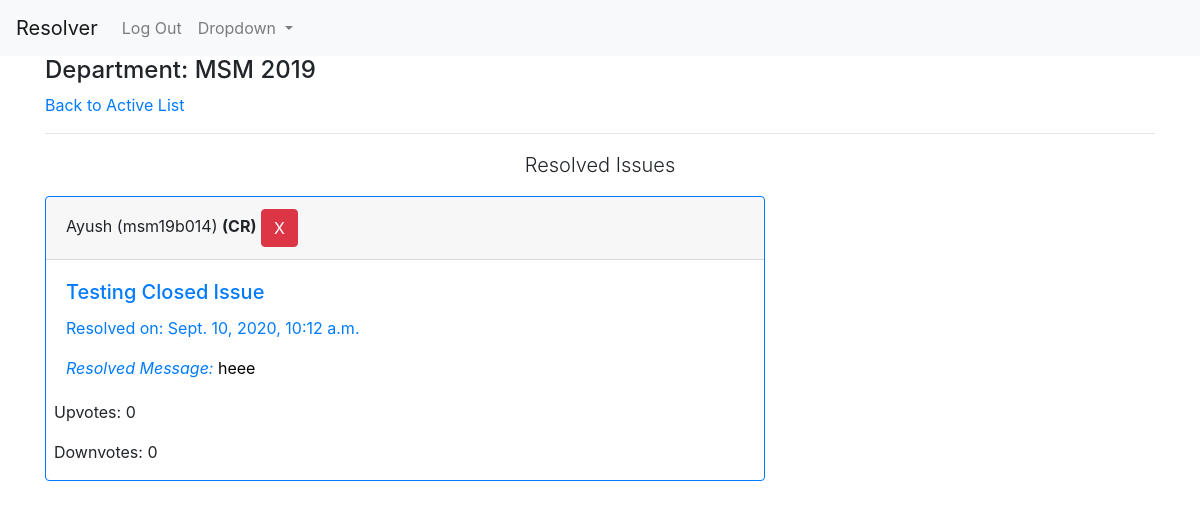
/resolved/ (signed in), run on an earlier commit of the app's database.
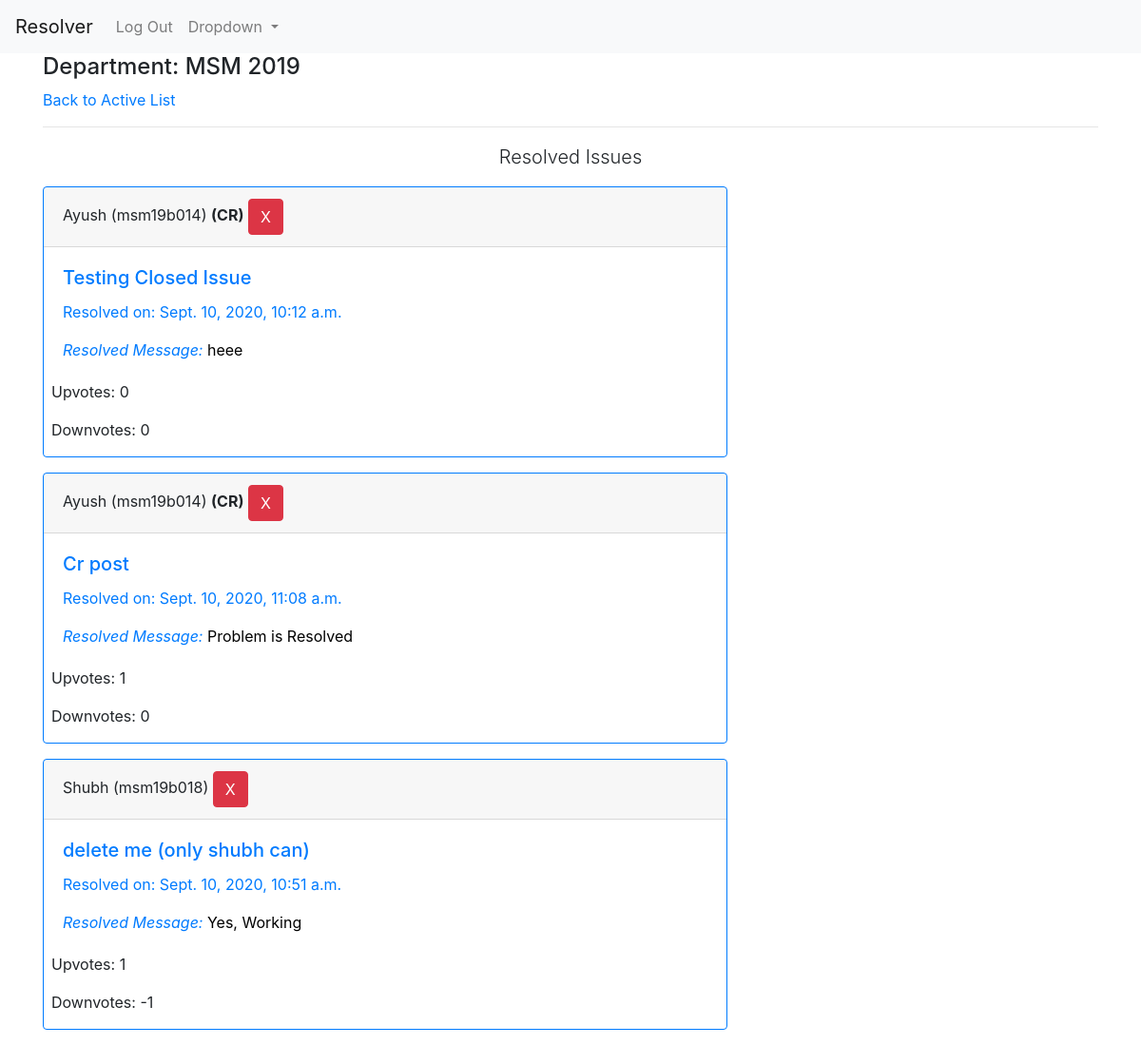
And on a later commit of the database.
### reporter/models.py (models this page shows, shortened)
class Report(models.Model):
    user = models.ForeignKey(UserInfo,on_delete=models.CASCADE,blank=True)
    content = models.TextField('Issue')
    department = models.CharField(max_length=3,blank=True)
    year = models.CharField(max_length=4,blank=True)
    timestamp = models.DateTimeField(auto_now_add=True)
    updated = models.DateTimeField(auto_now=True)
    active = models.BooleanField(default=True)
    resolved = models.BooleanField(default=False)
    cr_line = models.CharField(max_length=256,null=True,blank=True)
    upvotes = models.IntegerField(default=0)
    downvotes = models.IntegerField(default=0)
    deadline = models.DateTimeField(null=True)
    class Meta:
        ordering = ['-timestamp']

### profiles/models.py (models this page shows, shortened)
class UserInfo(models.Model):
    user = models.OneToOneField(User,on_delete=models.CASCADE,related_name='info')
    is_cr = models.BooleanField(default=False)
    department = models.CharField(max_length=3)
    join_year = models.CharField(max_length=4)
    institute = models.ForeignKey(Institute,on_delete=models.CASCADE,related_name='allusers')
    registered_on = models.DateTimeField(auto_now_add=True)
    total_upvotes = models.IntegerField(default=0)
    total_downvotes = models.IntegerField(default=0)
    total_novotes = models.IntegerField(default=0)
    class Meta:
        ordering = ['-total_upvotes','-total_downvotes','-total_novotes']

class User(AbstractUser):
    pass

### reporter/views.py (the view)
# urls.py: path('resolved/',views.resolved_view,name='resolved'),
@login_required
def resolved_view(request):
    qs = Report.objects.filter(active=False,department=request.user.info.department,year=request.user.info.join_year,resolved=True)
    return render(request,'reporter/resolved.html',{'issue_list':qs})

### reporter/templates/reporter/resolved.html (shortened to what this page needs)
{% extends 'base.html' %}
{% load static %}
{% block content %}
{% if request.user.is_authenticated %}
    <h4>Department: {{request.user.info.department|upper}} {{request.user.info.join_year}}</h4>
    <a href="{% url 'reporter:index' %}">Back to Active List</a>
    <hr>
    <p class="mt-2 lead text-center">Resolved Issues</p>
    {% for issue in issue_list %}
    <div class="card border-primary mb-3" style="max-width: 45rem;">
        <div class="card-header">{{issue.user.user.first_name}} ({{issue.user.user.username}}) {% if issue.user.is_cr %}<strong>(CR)</strong>{% endif %} {% if request.user.info.is_cr %}<button type="button" class="btn btn-danger" data-toggle="modal" data-target="#deleteModal">X</button>{% endif %}</div>
        <div class="card-body text-primary">
          <h5 class="card-title">{{issue.content}}</h5>
          <p class="card-text">Resolved on: {{issue.updated}}</p>
          <p class="card-text resolve-message"><em>Resolved Message: </em><span style="color: black;">{{issue.cr_line}}</span></p>
        </div>
        <div class="results ml-2">
            <p>Upvotes: {{issue.upvotes}}</p>
            <p>Downvotes: {{issue.downvotes}}</p>
        </div>
    </div>
    {% empty %}
    <p class="lead">No Issues, Resolved yet!</p>
    {% endfor %}
{% endif %}
{% endblock %}

What changed in the data, as far as the page shows it:
now on this page (row edited): Report: user.user.first_name "Ayush", user.user.username "msm19b014", shows "(CR)", content "Cr post", updated "Sept. 10, 2020, 11:08 a.m.", cr_line "Problem is Resolved", upvotes "1", downvotes "0"
now on this page (row edited): Report: user.user.first_name "Shubh", user.user.username "msm19b018", content "delete me (only shubh can)", updated "Sept. 10, 2020, 10:51 a.m.", cr_line "Yes, Working", upvotes "1", downvotes "-1"
